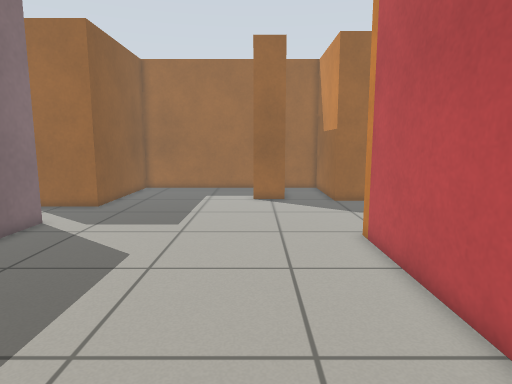
View 1 (above)

20 first-person views from a walk through a robot-simulator world made for Gazebo. The camera is 0.86 m above the floor, tilts 8° down and sees 75° across. Floor lines are 1 m apart. The floor is counted in squares, 0.25 m on a side. Each view is taken from the middle of a square. On the plan, view 1 faces up. The plan holds only what a view shows up to about 20 squares ahead; the rest is blank.

View 2
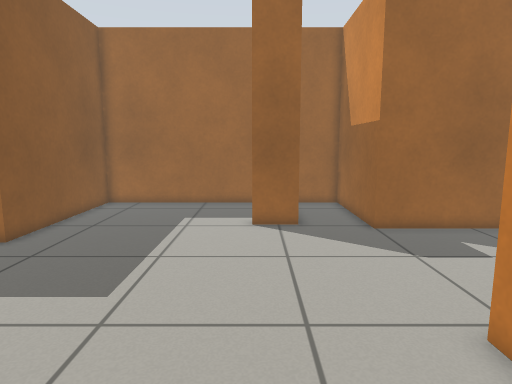

View 3
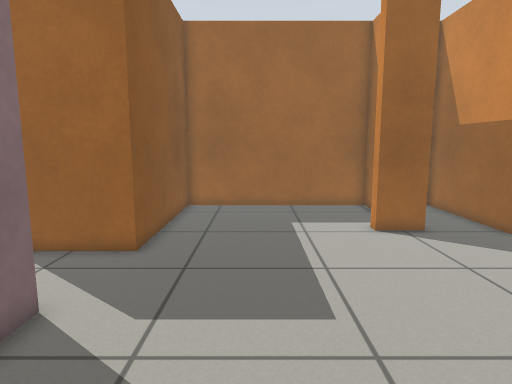

View 4
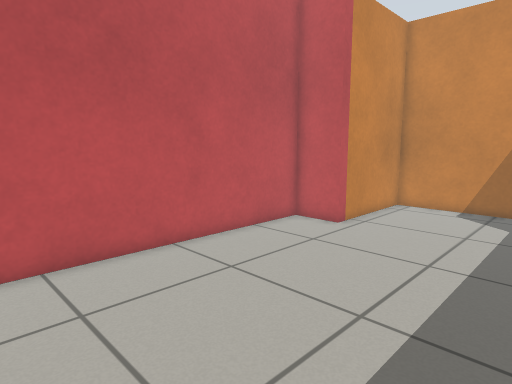

View 5
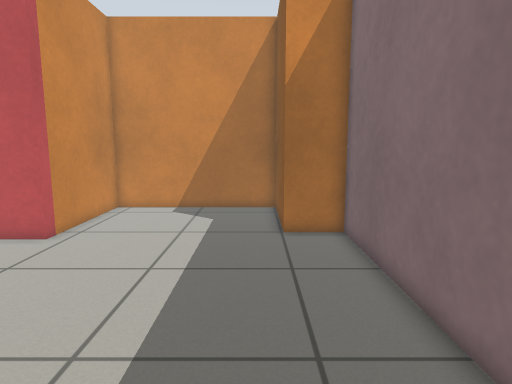

View 6
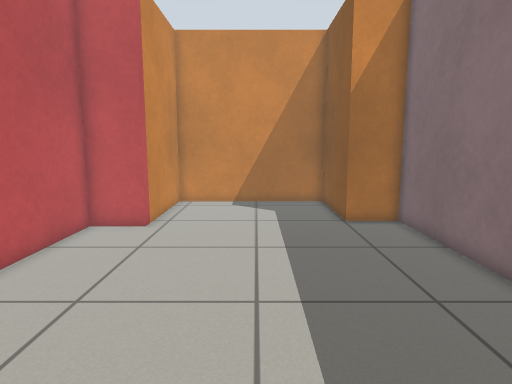

View 7
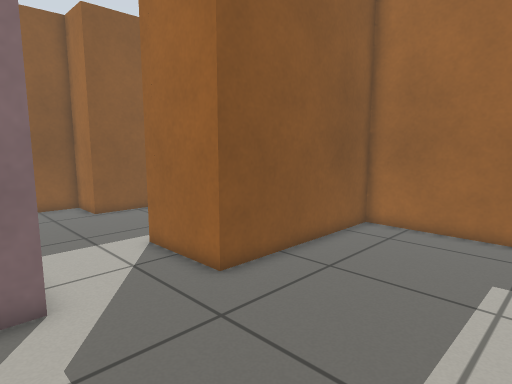

View 8
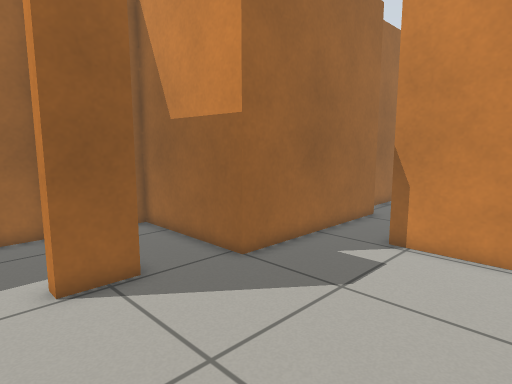

View 9
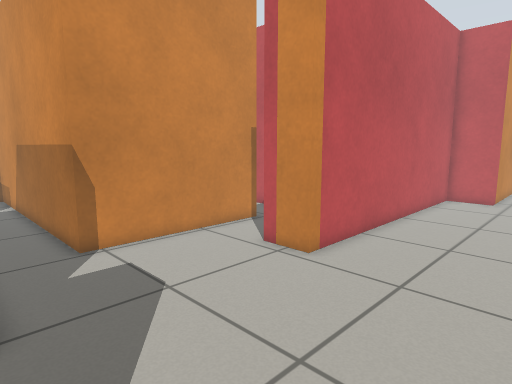

View 10
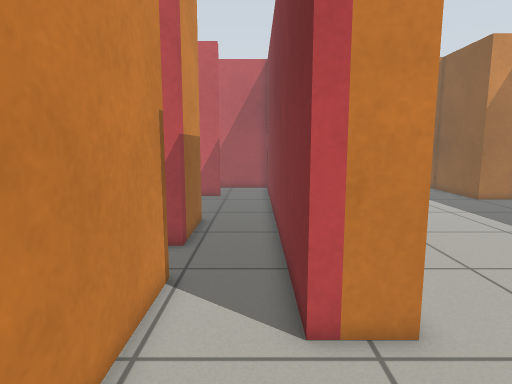

View 11
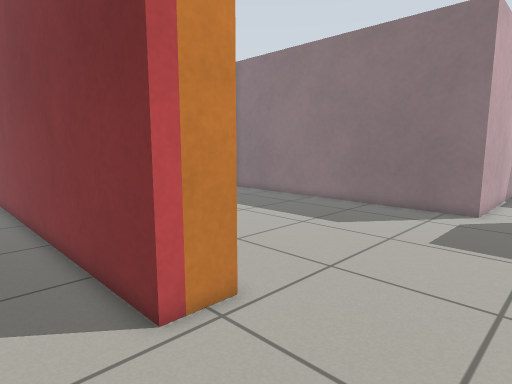

View 12
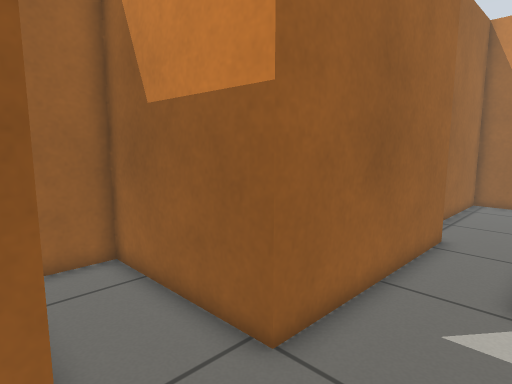

View 13
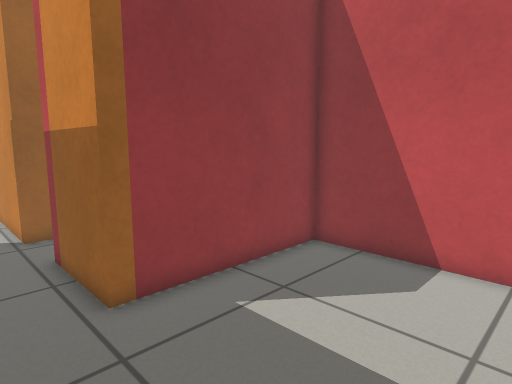

View 14
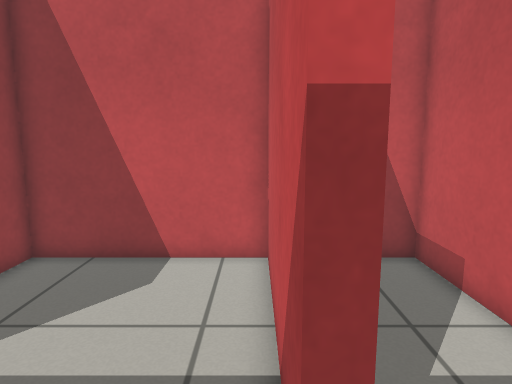

View 15
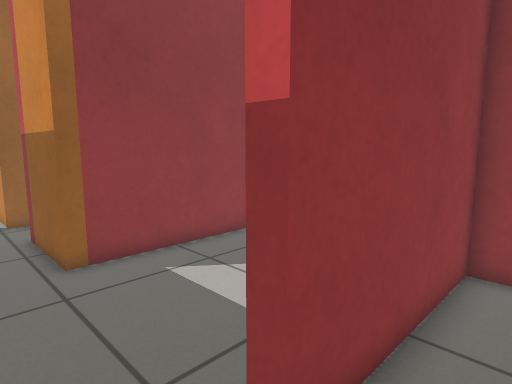

View 16
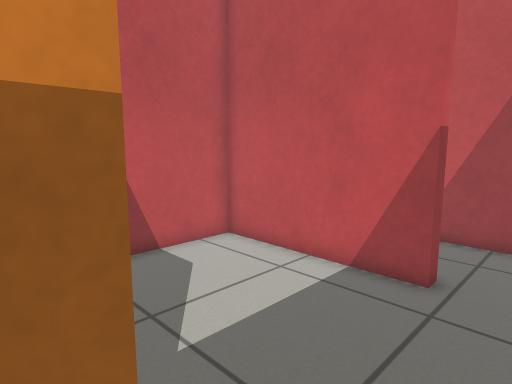

View 17
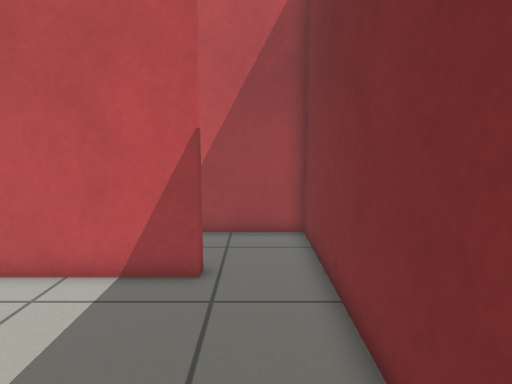

View 18
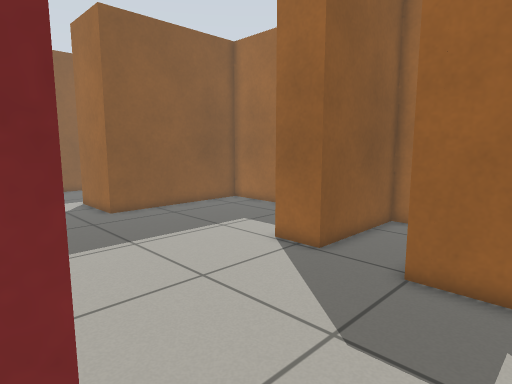

View 19
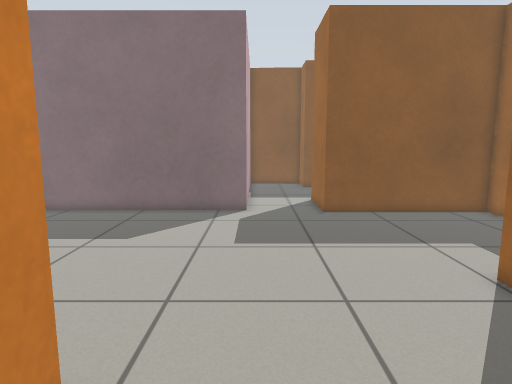

View 20
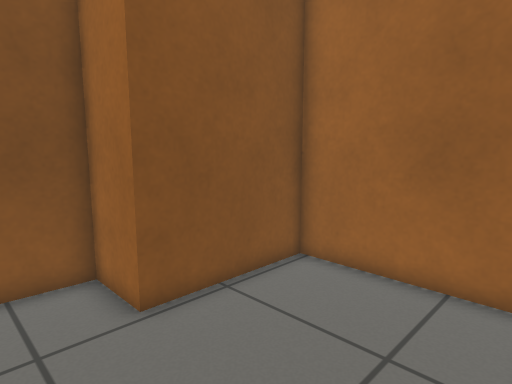

### Floor plan
Points are (right, up) in squares from view 1. A wall is a line through its corners. A room is listed if a view was taken in it or the views show most of it. See-through windows are left out.
Room 1 (views 1, 2, 3, 4, 5, 6, 7, 8, 9, 12, 20)
walls: (-14.4, 14.5) (-9.5, 14.5) (-9.5, -2.9) (-7.1, -2.9) (-7.1, -8.3) (1.7, -8.3) (1.7, -1.9) (4.1, -1.9) (4.1, 12.5); (4.9, 20.5) (4.9, 26.9) (1.8, 26.9) (1.8, 21.2) (-0.2, 21.2) (-0.2, 21.9); (1.3, 25.7) (1.3, 26.9) (-8.9, 26.9) (-8.9, 18.5) (-13, 18.5)
ways out: opening at (5.5, 17) to room 2; opening at (-13.7, 17)
Room 2 (views 10, 11, 16, 17, 18, 19)
walls: (10.3, 9.7) (9.3, 9.7) (9.3, 17.7) (23, 17.7); (4.1, 12.5) (6.1, 12.5) (6.1, -3.4); (14, 20.5) (4.9, 20.5); (9.5, -4.4) (16.9, -4.4) (16.9, 2.9) (9.5, 2.9) (9.5, 6.9) (12, 6.9); (23.1, 19.8) (23.1, 21.5) (16, 21.5)
ways out: opening at (5.5, 17) to room 1; opening at (8, -4.5) to room 3
Room 3 (views 13, 14, 15)
walls: (13, -8.9) (16.9, -8.9) (16.9, -7.9); (16.9, -6) (16.9, -5) (9.5, -5) (9.5, -4.4); (6.1, -3.4) (6.1, -8.9) (10.6, -8.9)
ways out: opening at (8, -4.5) to room 2

Where each view was taken, in squares from view 1:
view 1: 0 up, 0 right, facing up
view 2: 7 up, 0 right, facing up
view 3: 8 up, 5 left, facing up
view 4: 11 up, 6 left, facing down-right
view 5: 10 up, 6 left, facing down
view 6: 12 up, 3 left, facing down
view 7: 13 up, 2 left, facing up-left
view 8: 13 up, 2 left, facing up-right
view 9: 21 up, 2 left, facing down-right
view 10: 18 up, 7 right, facing down
view 11: 18 up, 9 right, facing down-left
view 12: 17 up, 1 right, facing up-right
view 13: 4 down, 7 right, facing up-right
view 14: 4 down, 7 right, facing right
view 15: 7 down, 7 right, facing up-right
view 16: 4 up, 7 right, facing down-right
view 17: 4 up, 8 right, facing down
view 18: 12 up, 8 right, facing up-left
view 19: 15 up, 8 right, facing left
view 20: 16 up, 13 left, facing up-left
